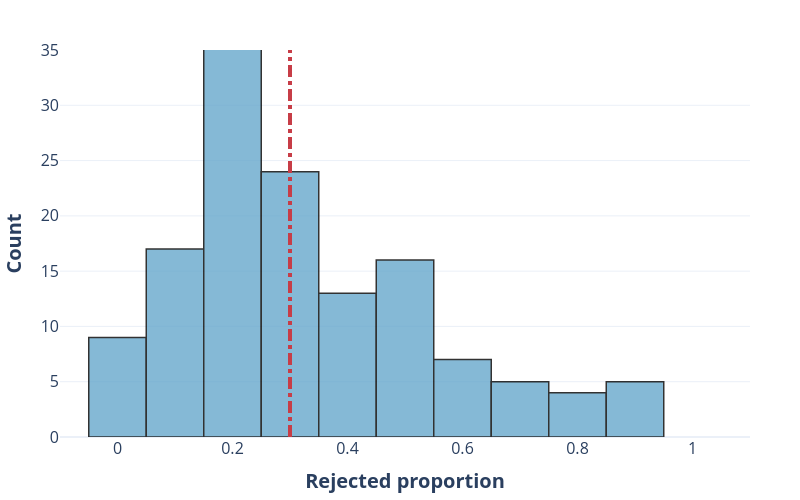

The cell this chart's notebook holds for it:
### Code cell
import plotly.express as px

# Create the histogram with count normalization (default behavior)
fig = px.histogram(
    proportion_less_than_005_tos.values(),
    labels={'x': 'Rejected proportion', 'y': 'Count'},  # Label for y-axis as 'Count'
    title=None,
    color_discrete_sequence=['#67a8cd'],  # Set the color to a shade of blue
)   

# Update layout for presentation
fig.update_layout(
    template='plotly_white',
    margin=dict(l=50, r=50, t=50, b=50),  # Adjust margins for a balanced look
    autosize=True,
    yaxis_title='<b>Count</b>',  # Explicit y-axis title
    xaxis_title='<b>Rejected proportion</b>',  # Explicit x-axis title
    yaxis_title_font=dict(size=20),  # Adjust y-axis font size
    xaxis_title_font=dict(size=20),  # Adjust x-axis font size
    font=dict(size=16),  # General font size for labels and titles
    width=800,  # Set figure width (optional for better control)
    height=500,  # Set figure height (optional for better control)
    showlegend=False  # Remove the legend
)
fig.add_shape(
    type="line",
    x0=0.3, y0=0, x1=0.3, y1=35,
    line=dict(color="#c73d47", width=4, dash="dashdot"),
)

# Set transparency level and add a solid line around each bar
fig.update_traces(
    opacity=0.8,  # Set the transparency (0 = fully transparent, 1 = fully opaque)
    marker_line_color='black',  # Color of the line around each bar
    marker_line_width=1.5  # Width of the line around each bar
)

fig.update_xaxes(range=[-0.1, 1.1])
fig.update_yaxes(range=[0, 35])

fig.write_image('/Users/gulugulu/clock/figures/Proportion_of_significant_tos.pdf')
fig.show() # xaxis propotion non-stationarity, yaxis number of gene, (No.)# gene.

### Figure 1 — Plotly figure (JSON) as saved in the notebook; plotly's stock layout.template omitted (floating-point values rounded to 4 significant figures; data arrays with more than 128 entries replaced by an {"elided": "..."} marker saying what was removed)
{"data": [{"alignmentgroup": "True", "bingroup": "x", "hovertemplate": "variable=0<br>value=%{x}<br>count=%{y}<extra></extra>", "legendgroup": "0", "marker": {"color": "#67a8cd", "line": {"color": "black", "width": 1.5}, "pattern": {"shape": ""}}, "name": "0", "offsetgroup": "0", "opacity": 0.8, "orientation": "v", "showlegend": true, "type": "histogram", "x": {"elided": "137 float values"}, "xaxis": "x", "yaxis": "y"}], "layout": {"autosize": true, "barmode": "relative", "font": {"size": 16}, "height": 500, "legend": {"title": {"text": "variable"}, "tracegroupgap": 0}, "margin": {"b": 50, "l": 50, "r": 50, "t": 50}, "shapes": [{"line": {"color": "#c73d47", "dash": "dashdot", "width": 4}, "type": "line", "x0": 0.3, "x1": 0.3, "y0": 0, "y1": 35}], "showlegend": false, "width": 800, "xaxis": {"anchor": "y", "domain": [0, 1], "range": [-0.1, 1.1], "title": {"font": {"size": 20}, "text": "<b>Rejected proportion</b>"}}, "yaxis": {"anchor": "x", "domain": [0, 1], "range": [0, 35], "title": {"font": {"size": 20}, "text": "<b>Count</b>"}}}}
